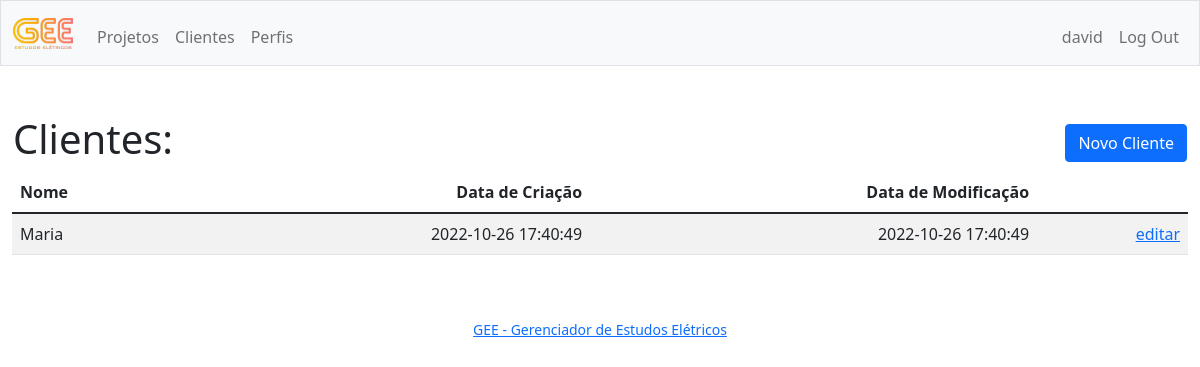
/customers (signed in), run on an earlier commit of the app's database.
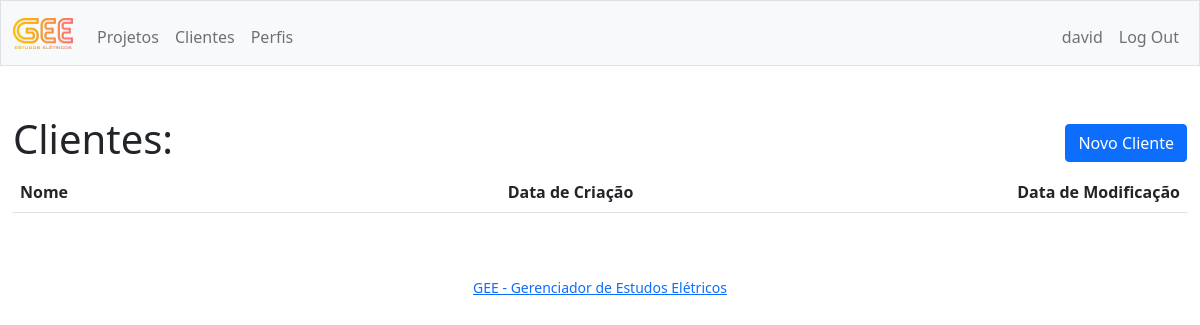
And on a later commit of the database.
### tables this page shows
CREATE TABLE customers (
id INTEGER PRIMARY KEY AUTOINCREMENT NOT NULL,
user_id INTEGER,
createddate TEXT,
modifieddate TEXT,
name TEXT,
email TEXT,
    phone TEXT,
    zipcode NUMERIC,
state TEXT,
city TEXT,
street TEXT,
district TEXT,
number NUMERIC,
complement TEXT
);

### app.py (the view)
@app.route("/customers")
@login_required
def customers():
    customersList = db.execute("SELECT id, name, createddate, modifieddate FROM customers WHERE user_id = ? ORDER BY modifieddate DESC", session["user_id"])
    return render_template("customers.html", customersList=customersList)

### app.py (called while the page is built)
def login_required(f):
    @wraps(f)
    def decorated_function(*args, **kwargs):
        if session.get("user_id") is None:
            return redirect("/login")
        return f(*args, **kwargs)
    return decorated_function

@app.after_request
def after_request(response):
    response.headers["Cache-Control"] = "no-cache, no-store, must-revalidate"
    response.headers["Expires"] = 0
    response.headers["Pragma"] = "no-cache"
    return response

### templates/customers.html (shortened to what this page needs)
{% extends "layout.html" %}
{% block main %}
<div>
    <table style="width:100%">
        <thead>
            <tr>
                <th class="text-start">
                    <h1>Clientes:</h1>
                </th>
                <th class="text-end"><a class="btn btn-primary" href="/customer">Novo Cliente</a></th>
            </tr>
        </thead>
    </table>
</div>
<div>
    <table class="table table-striped">
        <thead>
            <tr>
                <th class="text-start">Nome</th>
                <th class="text-end">Data de Criação</th>
                <th class="text-end">Data de Modificação</th>
            </tr>
        </thead>
        <tbody>
            {% for customer in customersList %}
            <tr>
                <td class="text-start">{{ customer.name }}</td>
                <td class="text-end">{{ customer.createddate }}</td>
                <td class="text-end">{{ customer.modifieddate }}</td>
                <td class="text-end"><a href="/customer?id={{customer.id}}">editar</a></td>
            </tr>
            {% endfor %}
        </tbody>
    </table>
</div>
{% endblock %}

What changed in the data, as far as the page shows it:
removed customers: name "Maria", createddate "2022-10-26 17:40:49", modifieddate "2022-10-26 17:40:49"
